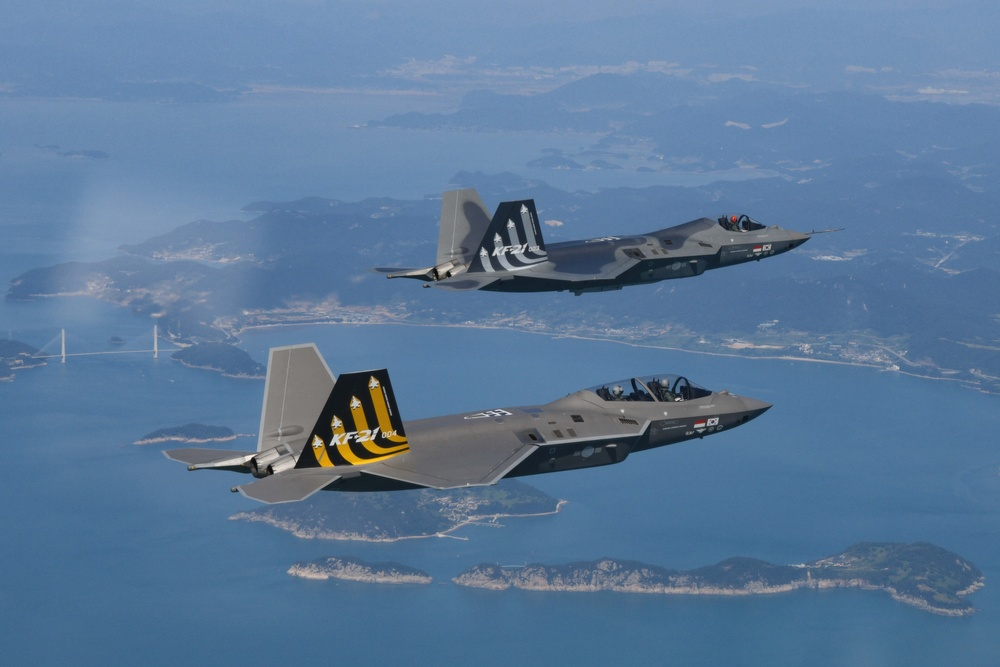
#> input picture src_kf21_source.jpg, 1000 x 667 px, shrunk from 4128 x 2752 before the run
$ python _asset_make_bg.py
#> lines starting #> are read from the running program, lines starting #| are printed output that depends on the picture
# 홈 배경: KF-21 보라매 편대 비행 사진을 밝게/시네마틱 처리
# 결과물: assets/images/home_bg.jpg  (런처 홈 배경, 빌드 포함)
# 소스: src_kf21_source.jpg (프로젝트 루트, 빌드 제외)
#   원본(Wikimedia Commons, KAI): "KF-21 prototype 003 and 004 during flight testing.jpg"
#   https://commons.wikimedia.org/wiki/Special:FilePath/KF-21%20prototype%20003%20and%20004%20during%20flight%20testing.jpg
from PIL import Image, ImageDraw, ImageEnhance

src = Image.open('src_kf21_source.jpg').convert('RGB')
#> src is the input picture: PIL image 1000x667 RGB; mean R, G, B 91.1, 121.4, 153.6
W, H = src.size
#> W = 1000; H = 667
src = ImageEnhance.Brightness(src).enhance(1.35)   # 원본보다 한층 더 밝게
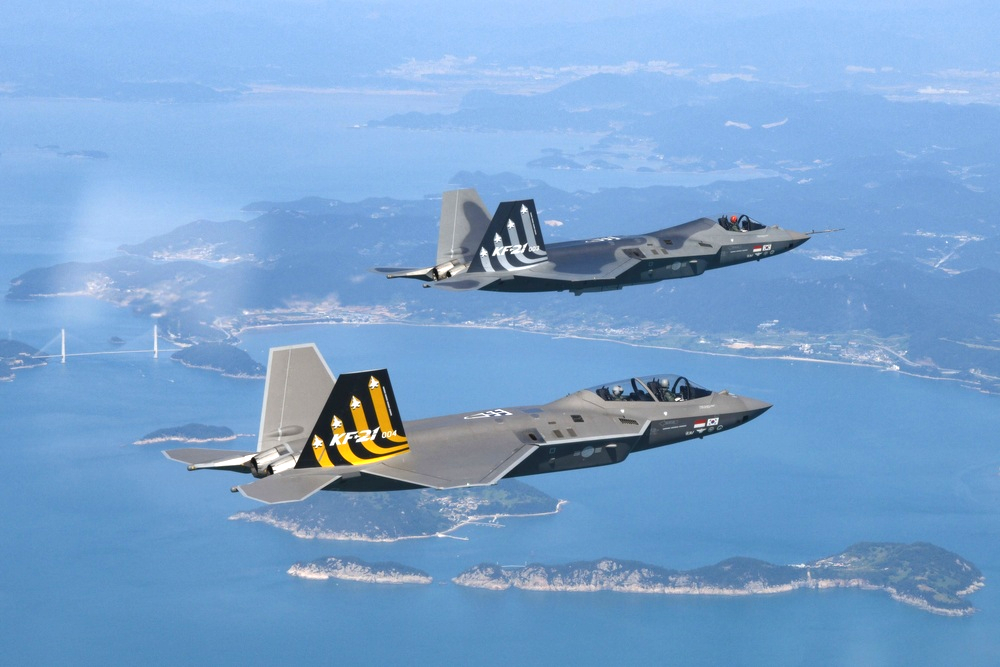
#> src: PIL image 1000x667 RGB; mean R, G, B 122.4, 163.4, 206.9
src = ImageEnhance.Color(src).enhance(0.98)
src = ImageEnhance.Sharpness(src).enhance(1.5)     # 선명도 향상
base = src.convert('RGBA')
ov = Image.new('RGBA', (W, H), (0, 0, 0, 0))
#> ov: PIL image 1000x667 RGBA; every value is 0
d = ImageDraw.Draw(ov)

# 좌측 비네트 (사이드바 경계만 살짝)
lim = int(W * 0.32)
#> lim = 320
for x in range(lim):
    a = int(85 * (1 - x / lim))
    d.line([(x, 0), (x, H)], fill=(4, 9, 18, max(0, a)))
# 하단 비네트 (버튼 가독성만 살짝)
top = int(H * 0.62)
#> top = 413
for y in range(top, H):
    a = int(95 * ((y - top) / (H - top)))
    d.line([(0, y), (W, y)], fill=(4, 9, 18, max(0, a)))

out = Image.alpha_composite(base, ov).convert('RGB')
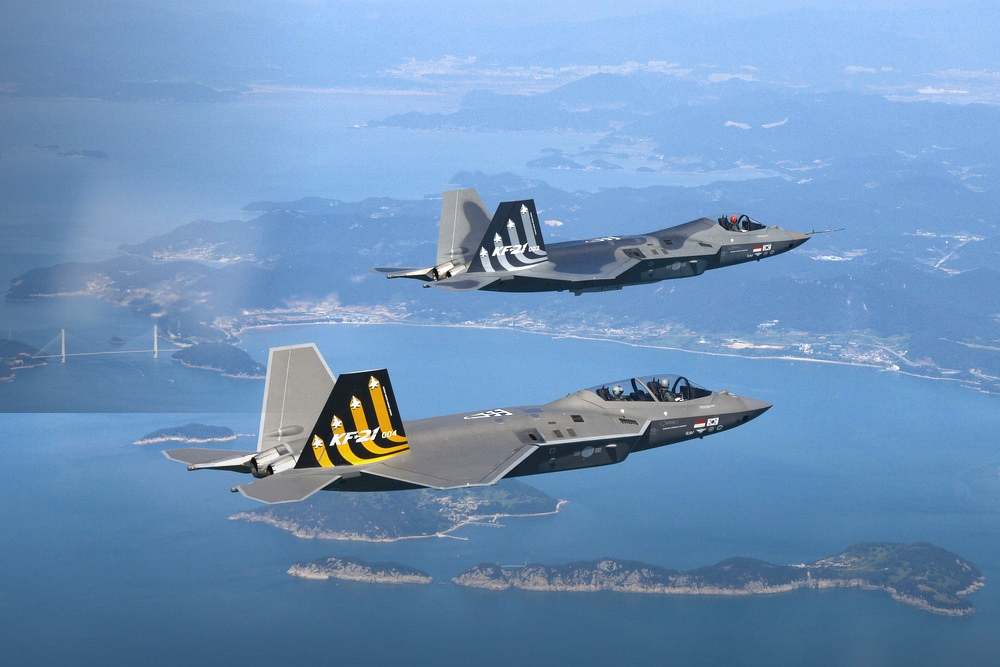
#> out: PIL image 1000x667 RGB; mean R, G, B 111.2, 147.1, 186.2
out.save('assets/images/home_bg.jpg', quality=95)
print('saved', out.size)
#| saved (1000, 667)
